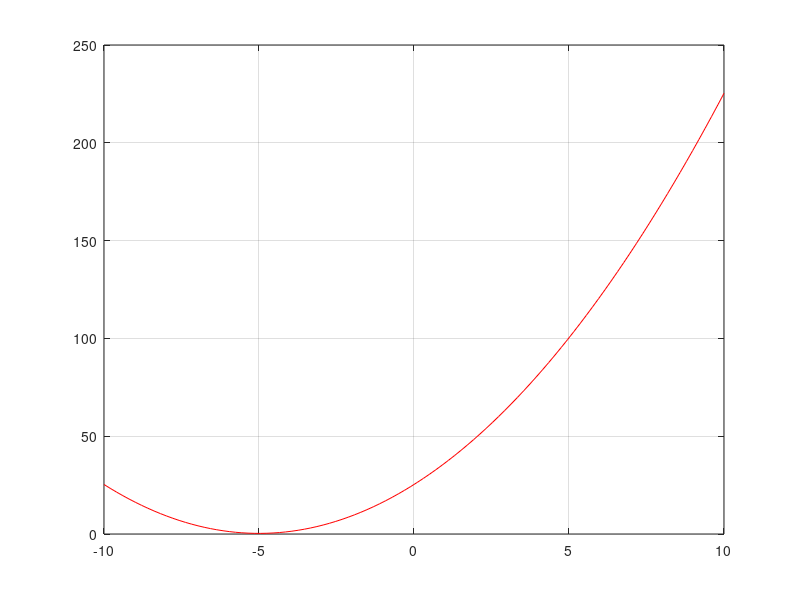

Write MATLAB code to recreate this figure.
%% optimization using the golden section rule
% Version 1.0 - Erik Bodegom

close all;
inline_fun=inline('(x+5).^2 +pi/10','x');
%inline_fun=inline('3*x.^4-2*x.^2+5*x+1','x')

xb=-10;
xt=10;
x=linspace(xb,xt,100);
y=inline_fun(x);
plot(x,y,'r-')
grid on;

g=(sqrt(5)-1)/2;  %golden ratio

tol=1.e-12;          % tolerance-->[1E-12]
fb=inline_fun(xb);
ft=inline_fun(xt);
d=(xt-xb)*g ;        % distance between top and bottom * golden ratio
xm=xb+d;             % midpoint
fm=inline_fun(xm);
fprintf('\nOptimization: \nIteration    xt-xb           ft-fb               (ft-fb)/fm \n');
for k=1:100;     %limit % of computations to 100
    if (xm-xb)>(xt-xm);
        d=(xm-xb)*g;
    else
        d=(xt-xm)*g;
    end;
    if (xm-xb)>(xt-xm);
        x=xb+d;
        f=inline_fun(x);
        if f<fm && f<fb;
            ft=fm;
            xt=xm;
            xm=x;
            fm=f;
        else
            xb=x;
            fb=f;
        end;
    else
        x=xm+d;
        f=inline_fun(x);
        
        if f<fm && f<ft;
            xb=xm;
            fb=fm;
            xm=x;
            fm=f;
        else
            xt=x;
            ft=f;
        end;
    end;
    fprintf(' %3d \t %9.7e \t %9.7e \t %9.7e \n', k,xt-xb,(ft-fb),(ft-fb)/fm);
    if abs(xt-xb)<tol;
        break;  % this terminates the loop prior to completion of the "for" loop
    end;
end;

fprintf('\n %3d %9.7e \t %9.7e \t %9.7e \n' ,k,xb,xm,xt)
fprintf('%3d %9.7e \t %9.7e \t %9.7e \t %8.2e \n' ,k,fb,fm,ft,tol)

